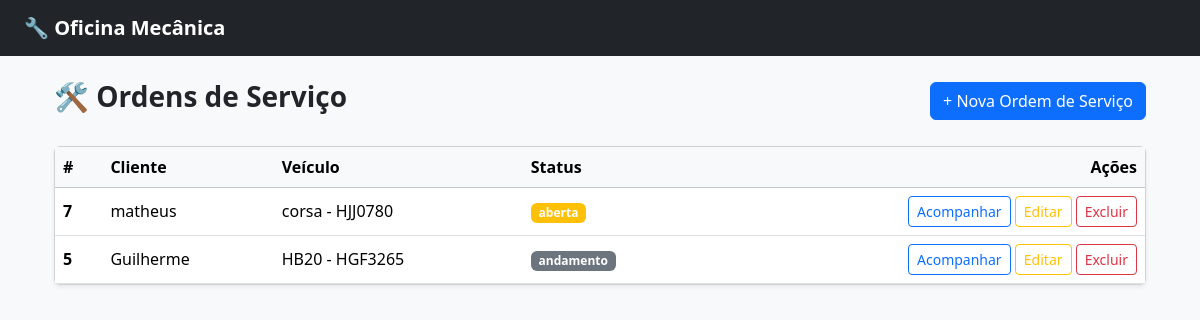
Page /ordens/ on the committed database.
### core/models.py (models this page shows, shortened)
class OrdemServico(models.Model):
    cliente = models.ForeignKey(Cliente, on_delete=models.CASCADE)
    veiculo = models.ForeignKey(Veiculo, on_delete=models.CASCADE)
    km = models.IntegerField()
    observacao = models.TextField(blank=True)
    status = models.CharField(
        max_length=20,
        choices=STATUS_CHOICES,
        default='aberta'
    )
    criado_em = models.DateTimeField(auto_now_add=True)
    atualizado_em = models.DateTimeField(auto_now=True)
    orcamento = models.ForeignKey(
        Orcamento,
        on_delete=models.SET_NULL,
        null=True,
        blank=True
    )

### clientes/models.py (models this page shows)
class Cliente(models.Model):
    nome = models.CharField(max_length=100)
    telefone = models.CharField(max_length=20, blank=True)
    def __str__(self):
        return self.nome

class Veiculo(models.Model):
    cliente = models.ForeignKey(Cliente, on_delete=models.CASCADE)
    placa = models.CharField(max_length=10)
    modelo = models.CharField(max_length=100)
    ano = models.CharField(max_length=4)
    def __str__(self):
        return f"{self.modelo} - {self.placa}"

### core/views.py (the view)
# urls.py: path('ordens/', views.ordem_list, name='ordem_list'),
def ordem_list(request):
    ordens = OrdemServico.objects.all().order_by('-id')
    return render(request, 'ordens/list.html', {
        'ordens': ordens
    })

### core/templates/ordens/list.html
{% extends "base.html" %}
{% block content %}
<div class="container mt-4">
    <div class="d-flex justify-content-between align-items-center mb-4">
        <h3 class="fw-bold">🛠 Ordens de Serviço</h3>
        <a href="{% url 'ordem_create' %}" class="btn btn-primary">
            + Nova Ordem de Serviço
        </a>
    </div>
    <div class="card shadow-sm">
        <div class="card-body p-0">
            <table class="table table-hover mb-0 align-middle">
                <thead class="table-light">
                    <tr>
                        <th>#</th>
                        <th>Cliente</th>
                        <th>Veículo</th>
                        <th>Status</th>
                        <th class="text-end">Ações</th>
                    </tr>
                </thead>
                <tbody>
                    {% for os in ordens %}
                    <tr>
                        <td class="fw-bold">{{ os.id }}</td>
                        <td>{{ os.cliente }}</td>
                        <td>{{ os.veiculo }}</td>
                        <td>
                            <span class="badge
                                {% if os.status == 'aberta' %} bg-warning
                                {% elif os.status == 'em_andamento' %} bg-info
                                {% elif os.status == 'finalizada' %} bg-success
                                {% else %} bg-secondary {% endif %}">
                                {{ os.status }}
                            </span>
                        </td>
                        <td class="text-end">
                            <a href="{% url 'ordem_detail' os.id %}"
                               class="btn btn-sm btn-outline-primary">
                                Acompanhar
                            </a>
                            <a href="{% url 'ordem_edit' os.id %}"
                               class="btn btn-sm btn-outline-warning">
                                Editar
                            </a>
                            <a href="{% url 'ordem_delete' os.id %}"
                               class="btn btn-sm btn-outline-danger"
                               onclick="return confirm('Deseja excluir esta OS?')">
                                Excluir
                            </a>
                        </td>
                    </tr>
                    {% empty %}
                    <tr>
                        <td colspan="5" class="text-center text-muted py-4">
                            Nenhuma ordem de serviço encontrada
                        </td>
                    </tr>
                    {% endfor %}
                </tbody>
            </table>
        </div>
    </div>
</div>
{% endblock %}

### rows in the picture
OrdemServico: id "7", cliente "matheus", veiculo "corsa - HJJ0780", status "aberta"
OrdemServico: id "5", cliente "Guilherme", veiculo "HB20 - HGF3265", status "andamento"
